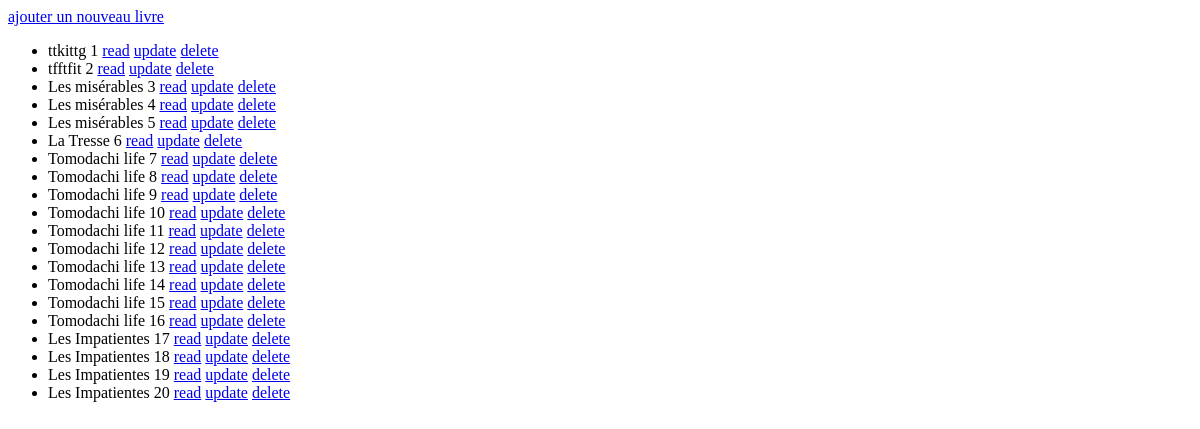
Before: /bibliotheque/all/ with the older database file.
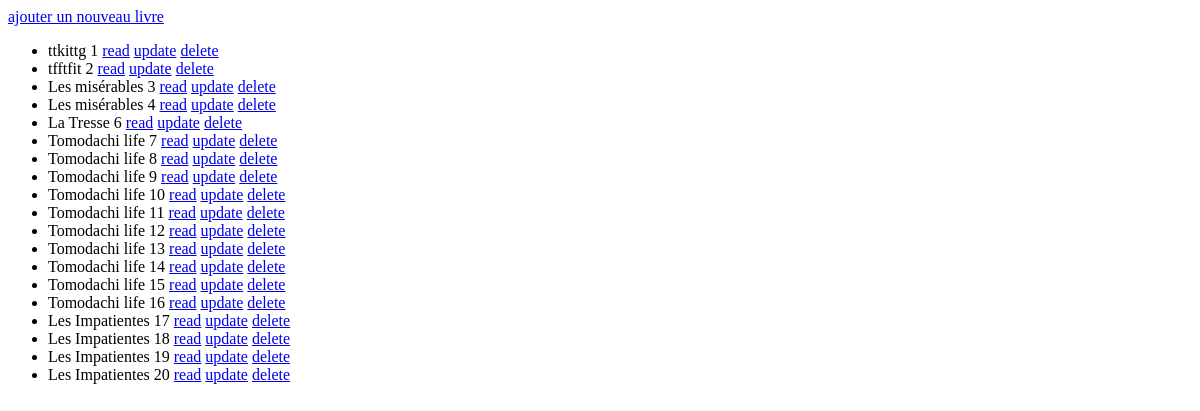
After: the same page with the newer database file.
### bibliotheque/models.py (models this page shows, shortened)
class Livre(models.Model): #déclare la classe Livre héritant de la classe Model, classe de base des modèles
    titre = models.CharField(max_length=100) # défini un champs de type texte de 100 caractères maximum
    auteur = models.CharField(max_length = 100)
    date_parution = models.DateField(blank=True, null = True) # défini un champs de type date, pouvant etre null ou ne pas etre rempli
    nombre_pages = models.IntegerField(blank =False) # défini un champs de type entier devant etre obligatoirement rempli
    resume = models.TextField(null = True, blank = True) # défini un champs de type texte long

### bibliotheque/views.py (the view)
# urls.py: path('all/', views.all),
def all(request):
    liste_livre = list(models.Livre.objects.all())
    return render(request, "bibliotheque/all.html", {"liste_livre": liste_livre})

### bibliotheque/templates/bibliotheque/all.html (shortened to what this page needs)
<!DOCTYPE html>
<html lang="en">
<head>
</head>
<body>
<a href="/bibliotheque/ajout">ajouter un nouveau livre</a>
    <ul>
      {%for l in liste_livre%}
      <li>
        {{l.titre}} {{l.id}} <a href="/bibliotheque/read/{{l.id}}/">read</a> <a href="/bibliotheque/update/{{l.id}}/">update</a>
        <a href="/bibliotheque/delete/{{l.id}}/">delete</a>
      </li>
      {%endfor%}
    </ul>
</body>
</html>

Changed rows visible on the page:
removed Livre: titre "Les misérables", id "5"
